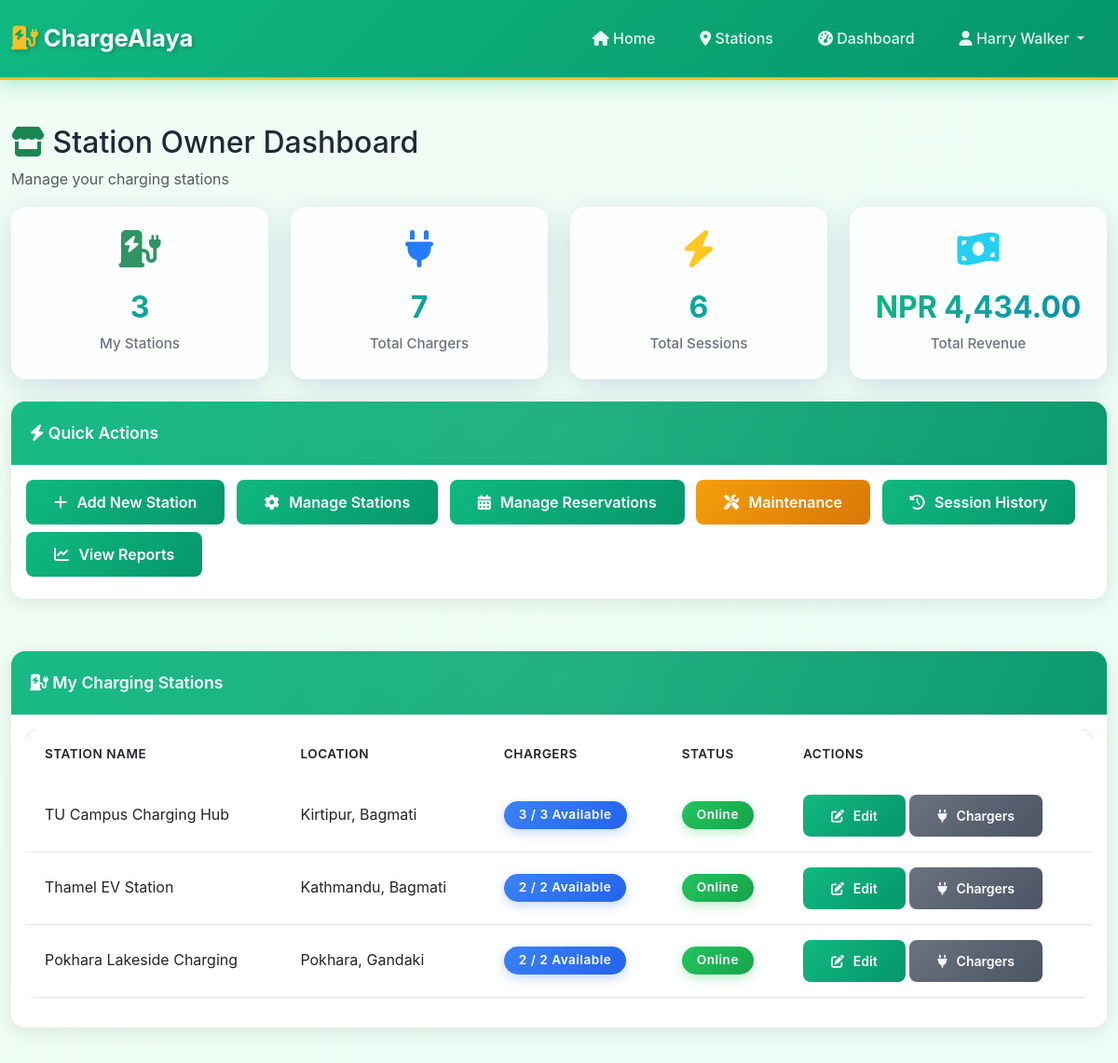
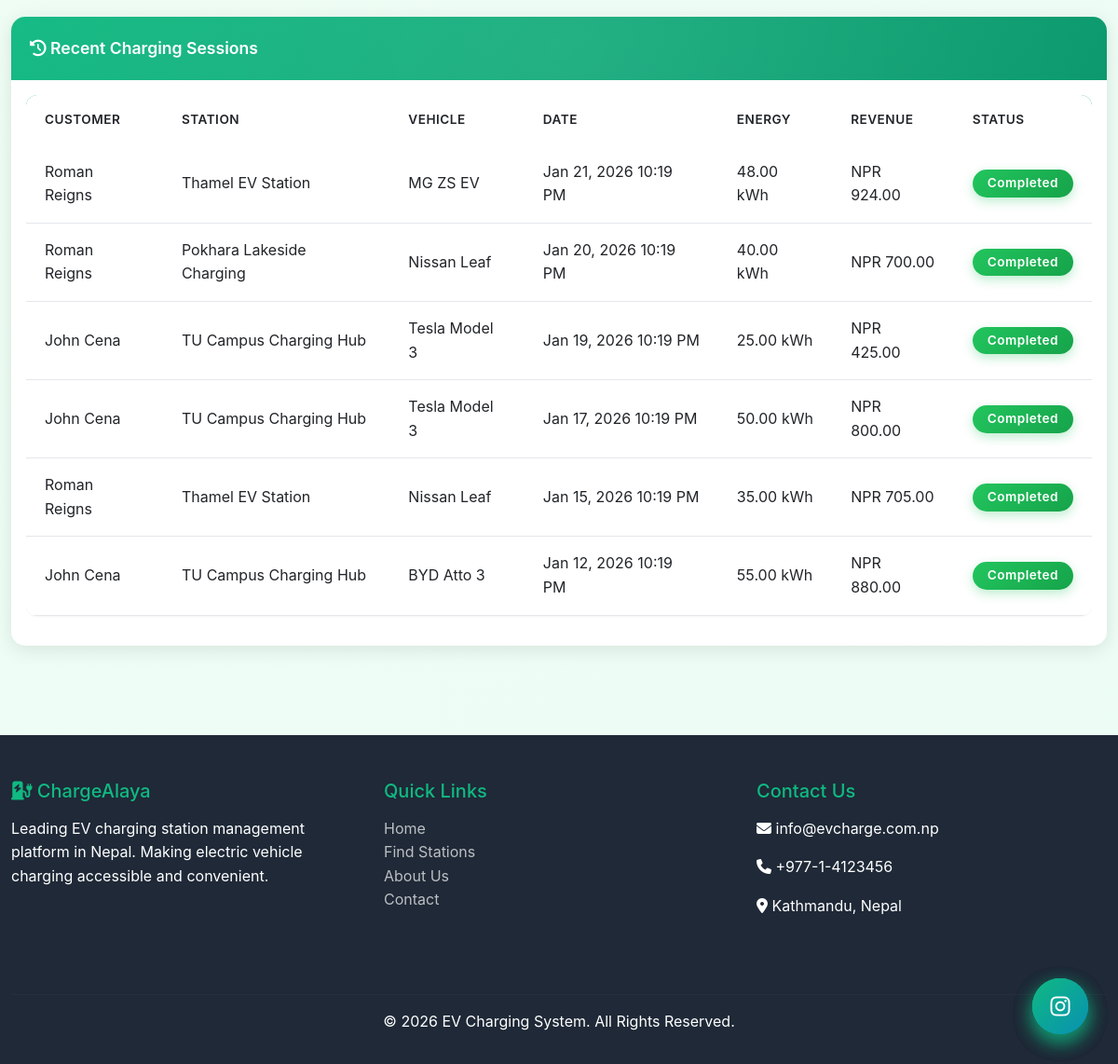
/station_owner/dashboard.php (signed in), run on the app's committed database (2 pictures, top to bottom).
### tables this page shows
CREATE TABLE `charging_stations` (
  `station_id` int(11) NOT NULL,
  `station_name` varchar(200) NOT NULL,
  `user_id` int(11) NOT NULL,
  `address` text NOT NULL,
  `city` varchar(100) DEFAULT NULL,
  `province` varchar(100) DEFAULT NULL,
  `latitude` decimal(10,8) DEFAULT NULL,
  `longitude` decimal(11,8) DEFAULT NULL,
  `operating_hours` varchar(100) DEFAULT NULL,
  `status` enum('online','offline','under_maintenance') DEFAULT 'online'
);

CREATE TABLE `charging_sessions` (
  `session_id` int(11) NOT NULL,
  `user_id` int(11) NOT NULL,
  `vehicle_id` int(11) NOT NULL,
  `charger_id` int(11) NOT NULL,
  `start_time` datetime NOT NULL,
  `end_time` datetime DEFAULT NULL,
  `energy_used_kwh` decimal(10,2) DEFAULT NULL,
  `cost` decimal(10,2) DEFAULT NULL,
  `session_status` char(10) NOT NULL DEFAULT 'completed'
);

CREATE TABLE `users` (
  `user_id` int(11) NOT NULL,
  `first_name` varchar(100) NOT NULL,
  `last_name` varchar(100) NOT NULL,
  `email` varchar(255) NOT NULL,
  `password_hash` varchar(255) NOT NULL,
  `phone` varchar(10) NOT NULL,
  `role` enum('admin','station_owner','ev_owner') NOT NULL DEFAULT 'ev_owner',
  `status` enum('active','blocked') DEFAULT 'active',
  `created_at` timestamp NOT NULL DEFAULT current_timestamp()
);

CREATE TABLE `vehicles` (
  `vehicle_id` int(11) NOT NULL,
  `user_id` int(11) NOT NULL,
  `brand` varchar(100) NOT NULL,
  `model` varchar(100) NOT NULL,
  `battery_capacity_kwh` decimal(6,2) DEFAULT NULL,
  `connector_type` varchar(50) DEFAULT NULL,
  `license_plate` varchar(50) DEFAULT NULL,
  `manufacturing_year` int(11) DEFAULT NULL
);

### partials/functions.php (called while the page is built, shortened)
<?php
function formatCurrency($amount) {
    return 'NPR ' . number_format($amount, 2);
}
function formatDateTime($datetime) {
    return date('M d, Y h:i A', strtotime($datetime));
}
?>

### station_owner/dashboard.php (the view, shortened to what this page needs)
<?php
include '../partials/header.php';
$db = new Database();
$conn = $db->connect();
$user_id = $_SESSION['user_id'];
$my_stations = $conn->query("SELECT COUNT(*) as count FROM charging_stations WHERE user_id = $user_id")->fetch_assoc()['count'];
$my_chargers = $conn->query("SELECT COUNT(*) as count FROM chargers c
                             JOIN charging_stations cs ON c.station_id = cs.station_id
                             WHERE cs.user_id = $user_id")->fetch_assoc()['count'];
$total_sessions = $conn->query("SELECT COUNT(*) as count FROM charging_sessions cs
                               JOIN chargers c ON cs.charger_id = c.charger_id
                               JOIN charging_stations cst ON c.station_id = cst.station_id
                               WHERE cst.user_id = $user_id")->fetch_assoc()['count'];
$revenue_result = $conn->query("SELECT SUM(cs.cost) as total FROM charging_sessions cs
                               JOIN chargers c ON cs.charger_id = c.charger_id
                               JOIN charging_stations cst ON c.station_id = cst.station_id
                               WHERE cst.user_id = $user_id AND cs.session_status = 'completed'")->fetch_assoc();
$total_revenue = $revenue_result['total'] ?? 0;
$stations_query = "SELECT cs.*, COUNT(DISTINCT c.charger_id) as charger_count,
                   SUM(CASE WHEN c.status = 'available' THEN 1 ELSE 0 END) as available_chargers
                   FROM charging_stations cs
                   LEFT JOIN chargers c ON cs.station_id = c.station_id
                   WHERE cs.user_id = $user_id
                   GROUP BY cs.station_id";
$stations = $conn->query($stations_query);
$recent_sessions = $conn->query("SELECT cs.*, u.first_name, u.last_name, cst.station_name, v.brand, v.model
                                FROM charging_sessions cs
                                JOIN users u ON cs.user_id = u.user_id
                                JOIN chargers c ON cs.charger_id = c.charger_id
                                JOIN charging_stations cst ON c.station_id = cst.station_id
                                JOIN vehicles v ON cs.vehicle_id = v.vehicle_id
                                WHERE cst.user_id = $user_id
                                ORDER BY cs.start_time DESC LIMIT 10");
?>
<div class="container my-5">
    <h2><i class="fas fa-store text-success"></i> Station Owner Dashboard</h2>
    <p class="text-muted">Manage your charging stations</p>
    <div class="row mb-4">
        <div class="col-md-3" style="animation-delay: 0.1s;">
            <div class="stat-card glass-card">
                <i class="fas fa-charging-station text-success icon-pulse"></i>
                <h3><?php echo $my_stations; ?></h3>
                <p>My Stations</p>
            </div>
        </div>
        <div class="col-md-3" style="animation-delay: 0.2s;">
            <div class="stat-card glass-card">
                <i class="fas fa-plug text-primary icon-pulse"></i>
                <h3><?php echo $my_chargers; ?></h3>
                <p>Total Chargers</p>
            </div>
        </div>
        <div class="col-md-3" style="animation-delay: 0.3s;">
            <div class="stat-card glass-card">
                <i class="fas fa-bolt text-warning icon-pulse"></i>
                <h3><?php echo $total_sessions; ?></h3>
                <p>Total Sessions</p>
            </div>
        </div>
        <div class="col-md-3" style="animation-delay: 0.4s;">
            <div class="stat-card glass-card">
                <i class="fas fa-money-bill-wave text-info icon-pulse"></i>
                <h3><?php echo formatCurrency($total_revenue); ?></h3>
                <p>Total Revenue</p>
            </div>
        </div>
    </div>
    <div class="row mb-4">
        <div class="col-md-12">
            <div class="card">
                <div class="card-header">
                    <i class="fas fa-bolt"></i> Quick Actions
                </div>
                <div class="card-body">
                    <a href="add_station.php" class="btn btn-custom me-2 mb-2">
                        <i class="fas fa-plus"></i> Add New Station
                    </a>
                    <a href="manage_stations.php" class="btn btn-custom me-2 mb-2">
                        <i class="fas fa-cog"></i> Manage Stations
                    </a>
                    <a href="manage_reservations.php" class="btn btn-custom me-2 mb-2">
                        <i class="fas fa-calendar-alt"></i> Manage Reservations
                    </a>
                    <a href="maintenance.php" class="btn btn-warning-custom me-2 mb-2">
                        <i class="fas fa-tools"></i> Maintenance
                    </a>
                    <a href="session_history.php" class="btn btn-custom me-2 mb-2">
                        <i class="fas fa-history"></i> Session History
                    </a>
                    <a href="reports.php" class="btn btn-custom mb-2">
                        <i class="fas fa-chart-line"></i> View Reports
                    </a>
                </div>
            </div>
        </div>
    </div>
    <div class="row mb-4">
        <div class="col-md-12">
            <div class="card">
                <div class="card-header">
                    <i class="fas fa-charging-station"></i> My Charging Stations
                </div>
                <div class="card-body">
                    <?php if ($stations->num_rows > 0): ?>
                        <div class="table-responsive">
                            <table class="table table-custom">
                                <thead>
                                    <tr>
                                        <th>Station Name</th>
                                        <th>Location</th>
                                        <th>Chargers</th>
                                        <th>Status</th>
                                        <th>Actions</th>
                                    </tr>
                                </thead>
                                <tbody>
                                    <?php while ($station = $stations->fetch_assoc()): ?>
                                        <tr>
                                            <td><?php echo htmlspecialchars($station['station_name']); ?></td>
                                            <td><?php echo htmlspecialchars($station['city'] . ', ' . $station['province']); ?></td>
                                            <td>
                                                <span class="badge bg-primary"><?php echo $station['available_chargers']; ?> / <?php echo $station['charger_count']; ?> Available</span>
                                            </td>
                                            <td>
                                                <?php
                                                $status_class = '';
                                                switch($station['status']) {
                                                    case 'online': $status_class = 'bg-success'; break;
                                                }
                                                ?>
                                                <span class="badge <?php echo $status_class; ?>"><?php echo ucwords(str_replace('_', ' ', $station['status'])); ?></span>
                                            </td>
                                            <td>
                                                <a href="edit_station.php?id=<?php echo $station['station_id']; ?>" class="btn btn-sm btn-custom">
                                                    <i class="fas fa-edit"></i> Edit
                                                </a>
                                                <a href="manage_chargers.php?station_id=<?php echo $station['station_id']; ?>" class="btn btn-sm btn-secondary-custom">
                                                    <i class="fas fa-plug"></i> Chargers
                                                </a>
                                            </td>
                                        </tr>
                                    <?php endwhile; ?>
                                </tbody>
                            </table>
                        </div>
                    <?php endif; ?>
                </div>
            </div>
        </div>
    </div>
    <div class="row">
        <div class="col-md-12">
            <div class="card">
                <div class="card-header">
                    <i class="fas fa-history"></i> Recent Charging Sessions
                </div>
                <div class="card-body">
                    <?php if ($recent_sessions->num_rows > 0): ?>
                        <div class="table-responsive">
                            <table class="table table-custom">
                                <thead>
                                    <tr>
                                        <th>Customer</th>
                                        <th>Station</th>
                                        <th>Vehicle</th>
                                        <th>Date</th>
                                        <th>Energy</th>
                                        <th>Revenue</th>
                                        <th>Status</th>
                                    </tr>
                                </thead>
                                <tbody>
                                    <?php while ($session = $recent_sessions->fetch_assoc()): ?>
                                        <tr>
                                            <td><?php echo htmlspecialchars($session['first_name'] . ' ' . $session['last_name']); ?></td>
                                            <td><?php echo htmlspecialchars($session['station_name']); ?></td>
                                            <td><?php echo htmlspecialchars($session['brand'] . ' ' . $session['model']); ?></td>
                                            <td><?php echo formatDateTime($session['start_time']); ?></td>
                                            <td><?php echo number_format($session['energy_used_kwh'], 2); ?> kWh</td>
                                            <td><?php echo formatCurrency($session['cost']); ?></td>
                                            <td><span class="badge bg-success"><?php echo ucwords($session['session_status']); ?></span></td>
                                        </tr>
                                    <?php endwhile; ?>
                                </tbody>
                            </table>
                        </div>
                    <?php else: ?>
                        <p class="text-muted">No charging sessions yet.</p>
                    <?php endif; ?>
                </div>
            </div>
        </div>
    </div>
</div>
<?php
include '../partials/footer.php';
?>

### assets/css/view_receipt.css (style rules this page uses)
@media screen { .card { box-shadow: 0 4px 20px rgba(0,0,0,0.1); } }

### data on the page
charging_stations: station_name "TU Campus Charging Hub", city+province "Kirtipur, Bagmati", available_chargers "3", charger_count "3", status "Online"
charging_stations: station_name "Thamel EV Station", city+province "Kathmandu, Bagmati", available_chargers "2", charger_count "2", status "Online"
charging_stations: station_name "Pokhara Lakeside Charging", city+province "Pokhara, Gandaki", available_chargers "2", charger_count "2", status "Online"
charging_sessions: user.last_name "Roman Reigns", charging_stations.station_name "Thamel EV Station", vehicle.model "MG ZS EV", start_time "Jan 21, 2026 10:19 PM", energy_used_kwh "48.00", cost "NPR 924.00", session_status "Completed"
charging_sessions: user.last_name "Roman Reigns", charging_stations.station_name "Pokhara Lakeside Charging", vehicle.model "Nissan Leaf", start_time "Jan 20, 2026 10:19 PM", energy_used_kwh "40.00", cost "NPR 700.00", session_status "Completed"
charging_sessions: user.last_name "John Cena", charging_stations.station_name "TU Campus Charging Hub", vehicle.model "Tesla Model 3", start_time "Jan 19, 2026 10:19 PM", energy_used_kwh "25.00", cost "NPR 425.00", session_status "Completed"
charging_sessions: user.last_name "John Cena", charging_stations.station_name "TU Campus Charging Hub", vehicle.model "Tesla Model 3", start_time "Jan 17, 2026 10:19 PM", energy_used_kwh "50.00", cost "NPR 800.00", session_status "Completed"
charging_sessions: user.last_name "Roman Reigns", charging_stations.station_name "Thamel EV Station", vehicle.model "Nissan Leaf", start_time "Jan 15, 2026 10:19 PM", energy_used_kwh "35.00", cost "NPR 705.00", session_status "Completed"
charging_sessions: user.last_name "John Cena", charging_stations.station_name "TU Campus Charging Hub", vehicle.model "BYD Atto 3", start_time "Jan 12, 2026 10:19 PM", energy_used_kwh "55.00", cost "NPR 880.00", session_status "Completed"

### other printed values
$_SESSION['name'] "Harry Walker"
$my_stations "3"
$my_chargers "7"
$total_sessions "6"
formatCurrency($total_revenue) "NPR 4,434.00"
